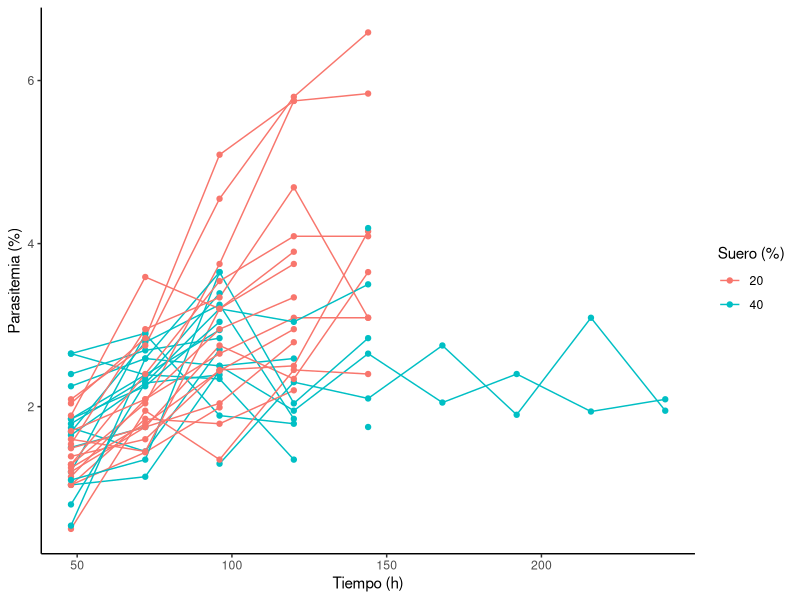

Recreate this plot in R.

library(ggplot2)

cultivo <- data.frame(
  "ID" = c("C1B3","C1C3",
            "C1B4","C1C4",
            "C1B5","C1C5",
            "C2B2","C2C2","C2B3","C2C3",
            "C2B4","C2C4","C2B5","C2C5","C3B2","C3C2","C3B3","C3C3",
            "C3B4","C3C4","C3B5","C3C5","C4B2","C4C2","C4B3","C4C3",
            "C4B4","C4C4","C4B5","C4C5",
            "C5B2","C5C2","C5B3","C5C3"
            ),
  "Suero" = c(40,40,
               40,40,
               40,40,
               40,40,40,40,
               40,40,40,40,20,20,20,20,
               20,20,20,20,40,40,40,40,
               20,20,20,20,
               20,20,20,20
               ),
  "48h" = c(0,0,
             1.74,1.04,
             1.5,2.65,
             1.65,2.4,1.79,2.65,
             1.85,1.2,1.69,2.25,1.04,1.04,1.2,1.25,
             1.39,1.14,0.5,1.49,1.1,1.85,0.8,0.54,
             1.6,1.7,1.29,1.89,
             1.54,2.04,1.29,2.09
             ),
  "72h" = c(0,0,
             1.45,1.14,
             1.75,2.9,
             2.29,2.69,2.34,2.39,
             2.39,2.89,2.79,2.59,1.44,1.85,1.75,1.79,
             1.6,2.09,1.95,1.75,1.35,2.25,2.29,2.59,
             1.45,2.09,2.04,3.59,
             2.95,2.84,2.4,2.75
             ),
  "96h" = c(1.3,2.5,
             2.7,2.44,
             0,0,
             2.39,2.84,3.39,2.94,
             2.34,1.89,3.25,2.5,1.99,1.79,2.04,2.44,
             2.45, 2.65,1.35, 2.75,3.65, 3.04, 3.2,3.65,
             3.2,2.95,3.75,3.2,
             3.34,5.09,3.54,4.55
             ),
  "120h" = c(2.3,1.95,
             0,0,
             0,0,
             0,0,0,0,
             1.35,1.79,1.85,2.59,0,2.2,2.79,2.95,
             2.5,3.09,2.45,2.34,2.04,0,3.04,0,
             3.75,3.34,5.75,3.9,
             4.69,5.75,4.09,5.8
             ),
  "144h" = c(2.1,2.65,
             0,0,
             0,0,
             0,0,0,0,
             0,0,0,0,0,0,0,0,
             4.15,3.09,2.4,3.65,2.84,1.75,3.5,4.19,
             0,0,0,0,
             3.09,5.84,4.09,6.59
             ),
  "168h" = c(2.75,2.05,
             0,0,
             0,0,
             0,0,0,0,
             0,0,0,0,0,0,0,0,
             0,0,0,0,0,0,0,0,
             0,0,0,0,
             0,0,0,0
              ),
  "192h" = c(1.9,2.4,
             0,0,
             0,0,
             0,0,0,0,
             0,0,0,0,0,0,0,0,
             0,0,0,0,0,0,0,0,
             0,0,0,0,
             0,0,0,0
             ),
  "216h" = c(3.09,1.94,
             0,0,
             0,0,
             0,0,0,0,
             0,0,0,0,0,0,0,0,
             0,0,0,0,0,0,0,0,
             0,0,0,0,
             0,0,0,0
             ),
  "240h" = c(1.95,2.09,
            0,0,
            0,0,
            0,0,0,0,
            0,0,0,0,0,0,0,0,
            0,0,0,0,0,0,0,0,
            0,0,0,0,
            0,0,0,0
            )
)

cultivo <- data.frame(
  
  ID = rep(c(
    "C1B3","C1C3",
    "C1B4","C1C4",
    "C1B5","C1C5",
    "C2B2","C2C2","C2B3","C2C3",
    "C2B4","C2C4","C2B5","C2C5",
    "C3B2","C3C2","C3B3","C3C3",
    "C3B4","C3C4","C3B5","C3C5",
    "C4B2","C4C2","C4B3","C4C3",
    "C4B4","C4C4","C4B5","C4C5",
    "C5B2","C5C2","C5B3","C5C3"
  ), each = 9),
  
  Suero = rep(c(
    40,40,
    40,40,
    40,40,
    40,40,40,40,
    40,40,40,40,
    20,20,20,20,
    20,20,20,20,
    40,40,40,40,
    20,20,20,20,
    20,20,20,20
  ), each = 9),
  
  Tiempo = rep(c(
    48,72,96,120,144,168,192,216,240
  ), times = 34),
  
  Parasitemia = c(
    # C1B3
    0,0,1.3,2.3,2.1,2.75,1.9,3.09,1.95,
    # C1C3
    0,0,2.5,1.95,2.65,2.05,2.4,1.94,2.09,
    
    # C1B4
    1.74,1.45,2.7,0,0,0,0,0,0,
    # C1C4
    1.04,1.14,2.44,0,0,0,0,0,0,
    
    # C1B5
    1.5,1.75,0,0,0,0,0,0,0,
    # C1C5
    2.65,2.9,0,0,0,0,0,0,0,
    
    # C2B2
    1.65,2.29,2.39,0,0,0,0,0,0,
    # C2C2
    2.4,2.69,2.84,0,0,0,0,0,0,
    
    # C2B3
    1.79,2.34,3.39,0,0,0,0,0,0,
    # C2C3
    2.65,2.39,2.94,0,0,0,0,0,0,
    
    # C2B4
    1.85,2.39,2.34,1.35,0,0,0,0,0,
    # C2C4
    1.2,2.89,1.89,1.79,0,0,0,0,0,
    
    # C2B5
    1.69,2.79,3.25,1.85,0,0,0,0,0,
    # C2C5
    2.25,2.59,2.5,2.59,0,0,0,0,0,
    
    # C3B2
    1.04,1.44,1.99,0,0,0,0,0,0,
    # C3C2
    1.04,1.85,1.79,2.2,0,0,0,0,0,
    
    # C3B3
    1.2,1.75,2.04,2.79,0,0,0,0,0,
    # C3C3
    1.25,1.79,2.44,2.95,0,0,0,0,0,
    
    # C3B4
    1.39,1.6,2.45,2.5,4.15,0,0,0,0,
    # C3C4
    1.14,2.09,2.65,3.09,3.09,0,0,0,0,
    
    # C3B5
    0.5,1.95,1.35,2.45,2.4,0,0,0,0,
    # C3C5
    1.49,1.75,2.75,2.34,3.65,0,0,0,0,
    
    # C4B2
    1.1,1.35,3.65,2.04,2.84,0,0,0,0,
    # C4C2
    1.85,2.25,3.04,0,1.75,0,0,0,0,
    
    # C4B3
    0.8,2.29,3.2,3.04,3.5,0,0,0,0,
    # C4C3
    0.54,2.59,3.65,0,4.19,0,0,0,0,
    
    # C4B4
    1.6,1.45,3.2,3.75,0,0,0,0,0,
    # C4C4
    1.7,2.09,2.95,3.34,0,0,0,0,0,
    
    # C4B5
    1.29,2.04,3.75,5.75,0,0,0,0,0,
    # C4C5
    1.89,3.59,3.2,3.9,0,0,0,0,0,
    
    # C5B2
    1.54,2.95,3.34,4.69,3.09,0,0,0,0,
    # C5C2
    2.04,2.84,5.09,5.75,5.84,0,0,0,0,
    
    # C5B3
    1.29,2.4,3.54,4.09,4.09,0,0,0,0,
    # C5C3
    2.09,2.75,4.55,5.8,6.59,0,0,0,0
  )
)

ggplot(cultivo, aes(
  x = Tiempo,
  y = ifelse(Parasitemia == 0, NA, Parasitemia),
  group = ID,
  color = factor(Suero)
)) +
  geom_line() +
  geom_point() +
  labs(
    x = "Tiempo (h)",
    y = "Parasitemia (%)",
    color = "Suero (%)"
  ) +
  theme_classic()
